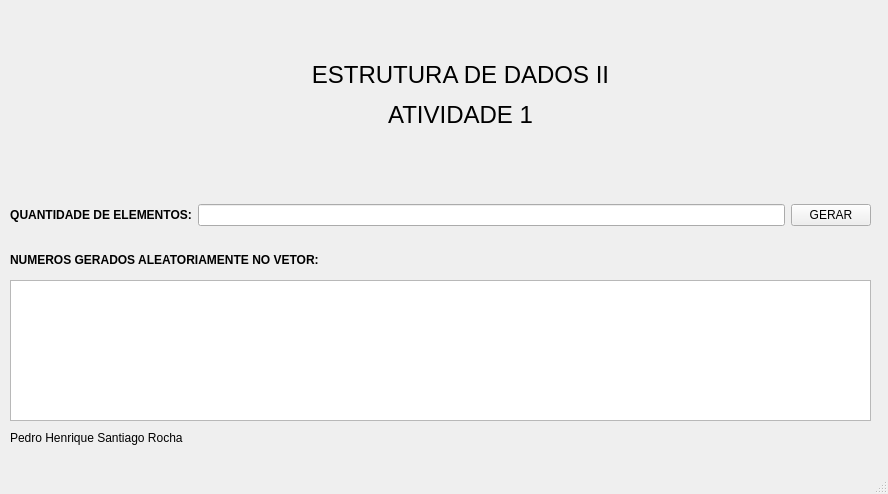
<?xml version="1.0" encoding="UTF-8"?>
<ui version="4.0">
 <class>MainWindow</class>
 <widget class="QMainWindow" name="MainWindow">
  <property name="geometry">
   <rect>
    <x>0</x>
    <y>0</y>
    <width>888</width>
    <height>494</height>
   </rect>
  </property>
  <property name="windowTitle">
   <string>MainWindow</string>
  </property>
  <widget class="QWidget" name="centralwidget">
   <widget class="QLabel" name="label">
    <property name="geometry">
     <rect>
      <x>200</x>
      <y>30</y>
      <width>521</width>
      <height>131</height>
     </rect>
    </property>
    <property name="styleSheet">
     <string notr="true">color: rgb(255, 255, 255);</string>
    </property>
    <property name="text">
     <string>&lt;html&gt;&lt;head/&gt;&lt;body&gt;&lt;p align=&quot;center&quot;&gt;&lt;span style=&quot; font-size:18pt; color:#000000;&quot;&gt;ESTRUTURA DE DADOS II&lt;/span&gt;&lt;/p&gt;&lt;p align=&quot;center&quot;&gt;&lt;span style=&quot; font-size:18pt; color:#000000;&quot;&gt;ATIVIDADE 1&lt;/span&gt;&lt;/p&gt;&lt;/body&gt;&lt;/html&gt;</string>
    </property>
   </widget>
   <widget class="QLabel" name="label_3">
    <property name="geometry">
     <rect>
      <x>10</x>
      <y>250</y>
      <width>341</width>
      <height>20</height>
     </rect>
    </property>
    <property name="styleSheet">
     <string notr="true">color: rgb(255, 255, 255);</string>
    </property>
    <property name="text">
     <string>&lt;html&gt;&lt;head/&gt;&lt;body&gt;&lt;p&gt;&lt;span style=&quot; font-weight:700; color:#000000;&quot;&gt;NUMEROS GERADOS ALEATORIAMENTE NO VETOR:&lt;/span&gt;&lt;/p&gt;&lt;/body&gt;&lt;/html&gt;</string>
    </property>
   </widget>
   <widget class="QTextEdit" name="textEditSaida">
    <property name="geometry">
     <rect>
      <x>10</x>
      <y>280</y>
      <width>861</width>
      <height>141</height>
     </rect>
    </property>
    <property name="font">
     <font>
      <bold>true</bold>
     </font>
    </property>
    <property name="styleSheet">
     <string notr="true">color: rgb(171, 0, 0);
</string>
    </property>
   </widget>
   <widget class="QWidget" name="layoutWidget">
    <property name="geometry">
     <rect>
      <x>10</x>
      <y>200</y>
      <width>861</width>
      <height>31</height>
     </rect>
    </property>
    <layout class="QHBoxLayout" name="horizontalLayout">
     <item>
      <widget class="QLabel" name="label_2">
       <property name="styleSheet">
        <string notr="true">color: rgb(255, 255, 255);</string>
       </property>
       <property name="text">
        <string>&lt;html&gt;&lt;head/&gt;&lt;body&gt;&lt;p align=&quot;center&quot;&gt;&lt;span style=&quot; font-weight:700; color:#000000;&quot;&gt;QUANTIDADE DE ELEMENTOS:&lt;/span&gt;&lt;/p&gt;&lt;/body&gt;&lt;/html&gt;</string>
       </property>
      </widget>
     </item>
     <item>
      <widget class="QLineEdit" name="lineEditTamanho">
       <property name="font">
        <font>
         <bold>true</bold>
        </font>
       </property>
       <property name="styleSheet">
        <string notr="true">color: rgb(255, 255, 255);
</string>
       </property>
      </widget>
     </item>
     <item>
      <widget class="QPushButton" name="pushButton">
       <property name="text">
        <string>GERAR</string>
       </property>
      </widget>
     </item>
    </layout>
   </widget>
   <widget class="QLabel" name="labelFoto">
    <property name="geometry">
     <rect>
      <x>40</x>
      <y>30</y>
      <width>121</width>
      <height>141</height>
     </rect>
    </property>
    <property name="text">
     <string/>
    </property>
    <property name="pixmap">
     <pixmap>imgs/47cb7a1b-d972-4744-af32-9554e81e0011.jpeg</pixmap>
    </property>
    <property name="scaledContents">
     <bool>true</bool>
    </property>
   </widget>
   <widget class="QLabel" name="label_4">
    <property name="geometry">
     <rect>
      <x>10</x>
      <y>430</y>
      <width>191</width>
      <height>16</height>
     </rect>
    </property>
    <property name="text">
     <string>&lt;html&gt;&lt;head/&gt;&lt;body&gt;&lt;p&gt;Pedro Henrique Santiago Rocha&lt;/p&gt;&lt;/body&gt;&lt;/html&gt;</string>
    </property>
   </widget>
  </widget>
  <widget class="QMenuBar" name="menubar">
   <property name="geometry">
    <rect>
     <x>0</x>
     <y>0</y>
     <width>888</width>
     <height>20</height>
    </rect>
   </property>
  </widget>
  <widget class="QStatusBar" name="statusbar"/>
 </widget>
 <resources/>
 <connections/>
</ui>
